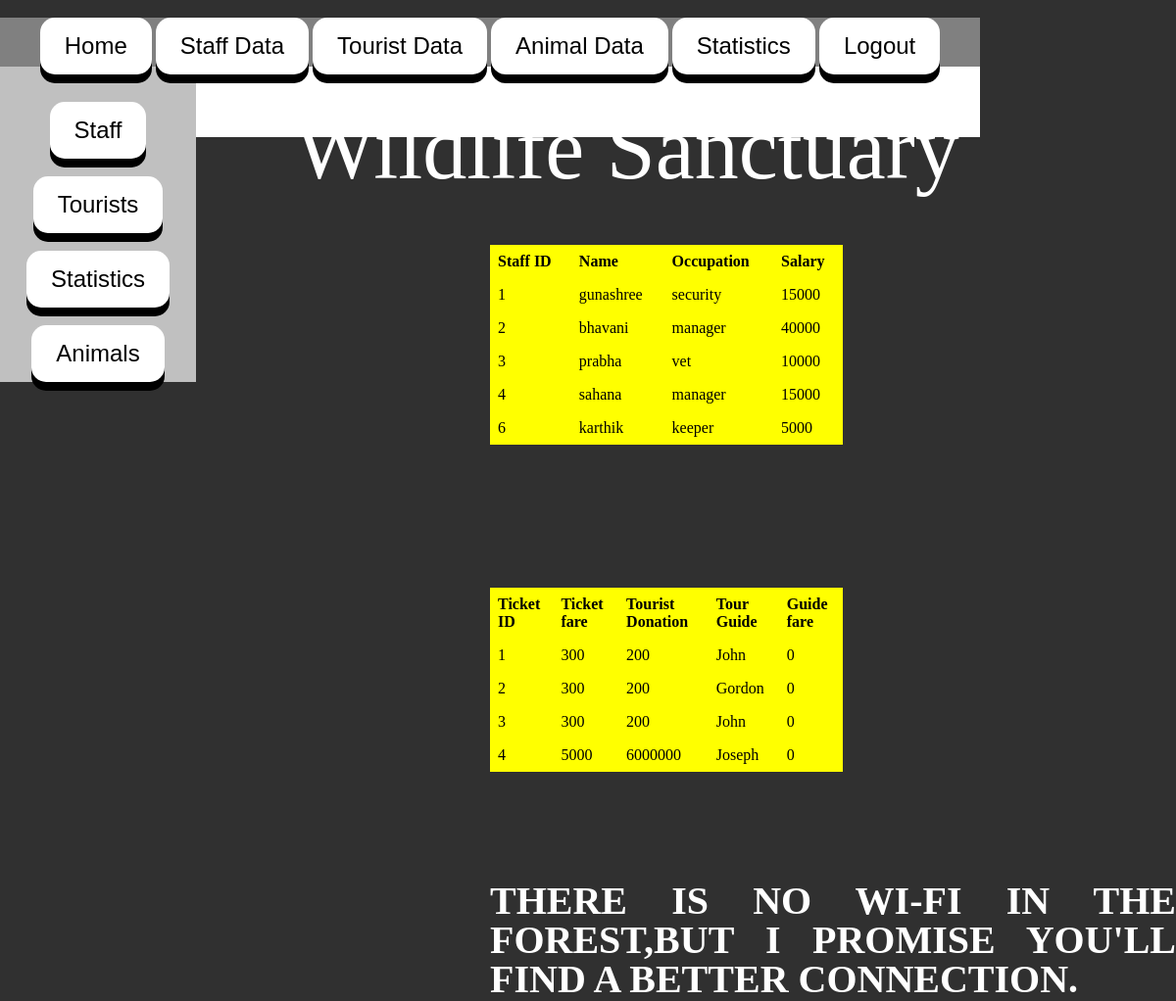
The app's page /stats.php with its own data.
### tables this page shows
CREATE TABLE `staff` (
  `s_id` int(10) NOT NULL,
  `s_name` varchar(20) NOT NULL,
  `s_occ` varchar(20) NOT NULL,
  `s_sal` int(10) NOT NULL
);

CREATE TABLE `tour` (
  `t_id` int(10) NOT NULL,
  `t_fare` int(20) NOT NULL,
  `t_donate` int(20) NOT NULL,
  `t_guide` varchar(20) NOT NULL,
  `g_fare` int(10) NOT NULL
);

### stats.php (the view, shortened to what this page needs)
<!DOCTYPE>
<html>
	<head>
		<link rel="stylesheet" href="css/style.css" media="all" />
	</head>
	<body>
			<br>
					<div class="menubar">
							<button onclick="location.href='main.php'">Home</button>
					<button onclick="location.href='s_view.php'">Staff Data</a></button>
							<button onclick="location.href='t_view.php'">Tourist Data</button>
							<button onclick="location.href='a_view.php'">Animal Data</button>
							<button onclick="location.href='stats.php'">Statistics</button>
							<button onclick="location.href='login.php'">Logout</li></button>
					</div>
			<div id="left">
				<div id="sidebar">
							<br><br><button onclick="location.href='s_ops.php'">Staff</button><br><br>
							<button  onclick="location.href='t_ops.php'">Tourists</button><br><br>
							<button onclick="location.href='stats.php'">Statistics</button><br><br>
							<button  onclick="location.href='a_ops.php'">Animals</button><br>
				</div>
			</div>
<div class="quotes"><font face="Tempus Sans ITC" color="white">THERE IS NO WI-FI IN THE FOREST,BUT I PROMISE YOU'LL FIND A BETTER CONNECTION.</font></div>
<div class="sanchead">
				 Wildlife Sanctuary
			</div>
				<div id="right">
<div style="overflow-x:auto;">
<table class="tt">
					<?php
						$conn = new mysqli("localhost", "root", "", "sanc");
						$sqli = "SELECT s_id, s_name, s_occ,s_sal FROM staff";
						$result = $conn->query($sqli);
						if ($result->num_rows > 0) {
							echo "<br><br><tr><th>Staff ID</th><th>Name</th><th>Occupation</th><th>Salary</th></tr>";
							while($row = $result->fetch_assoc()) {
								echo "<tr><td>" . $row["s_id"]. "</td><td>" . $row["s_name"].  "</td><td>". $row["s_occ"]."</td><td>". $row["s_sal"]."</td></tr>";
							}
							echo"</table>";
						} else {
							echo "<br><br><h4>Staff Data<br>0 Results</h4>";
						}
						echo"<br><br>";
						$conn2 = new mysqli("localhost", "root", "", "sanc");
						$sql2 = "SELECT t_id, t_fare, t_donate,t_guide,g_fare FROM tour";
						$result = $conn2->query($sql2);
						if ($result->num_rows > 0) {
							echo "<table class='ee'><tr><th>Ticket ID</th><th>Ticket fare</th><th>Tourist Donation</th><th>Tour Guide</th><th>Guide fare</th></tr>";
							while($row = $result->fetch_assoc()) {
								echo "<tr><td>" . $row["t_id"]. "</td><td>" . $row["t_fare"].  "</td><td>". $row["t_donate"]."</td><td>". $row["t_guide"]."</td><td>". $row["g_fare"]."</td></tr>";
							}
							echo "</table>";
						} else {
							echo "<br><br><h4>Tourist Data <br> 0 Results</h4>";
						}
					?>
				</div>
		</div>
	</body>
</html>

### style.css (style rules this page uses)
html, body, div, span, applet, object, iframe, h1, h2, h3, h4, h5, h6, p, blockquote, pre, a, abbr, acronym, address, big, cite, code, del, dfn, em, img, ins, kbd, q, s, samp, small, strike, strong, sub, sup, tt, var, b, u, i, center, dl, dt, dd, ol, ul, li, fieldset, form, label, legend, table, caption, tbody, tfoot, thead, tr, th, td, article, aside, canvas, details, embed, figure, figcaption, footer, header, hgroup, menu, nav, output, ruby, section, summary, time, mark, audio, video { margin: 0; padding: 0; border: 0; vertical-align: baseline; }
body { text-align:center; margin:0px; padding:0px; background:#303030; }
.menubar { width:1000px; height:50px; background:grey; color:white; }
#left { float: left; width:200px; }
#right { float:left; width: 800px; background: white; height:auto; }
#sidebar { width:200px; height:auto; background:silver; }

### stats.php (style rules this page uses)
th, td { text-align:left; padding:8px; color:black; }
tr { background-color:yellow; }
button { padding: 15px 25px; font-size: 24px; text-align: center; cursor: pointer; outline: none; color:black; background-color:white; border: none; border-radius: 15px; box-shadow: 0 9px black; font-color:black; }
div.quotes { position:absolute; left: 500px; top: 900px; line-height: 40px; text-align: justify; width: 700px; font-size:40px; font-weight:bold; }
div.sanchead { position:absolute; left:300px; top:100px; font-size: 90px; font-family:Comic Sans MS; color:white; }
table.tt { border-collapse:collapse; width:30%; position:absolute; top:250px; left:500px; background-color:black; }
table.ee { border-collapse:collapse; width:30%; position:absolute; top:600px; left:500px; background-color:black; }

### records on screen
staff: s_id "1", s_name "gunashree", s_occ "security", s_sal "15000"
staff: s_id "2", s_name "bhavani", s_occ "manager", s_sal "40000"
staff: s_id "3", s_name "prabha", s_occ "vet", s_sal "10000"
staff: s_id "4", s_name "sahana", s_occ "manager", s_sal "15000"
staff: s_id "6", s_name "karthik", s_occ "keeper", s_sal "5000"
tour: t_id "1", t_fare "300", t_donate "200", t_guide "John", g_fare "0"
tour: t_id "2", t_fare "300", t_donate "200", t_guide "Gordon", g_fare "0"
tour: t_id "3", t_fare "300", t_donate "200", t_guide "John", g_fare "0"
tour: t_id "4", t_fare "5000", t_donate "6000000", t_guide "Joseph", g_fare "0"
